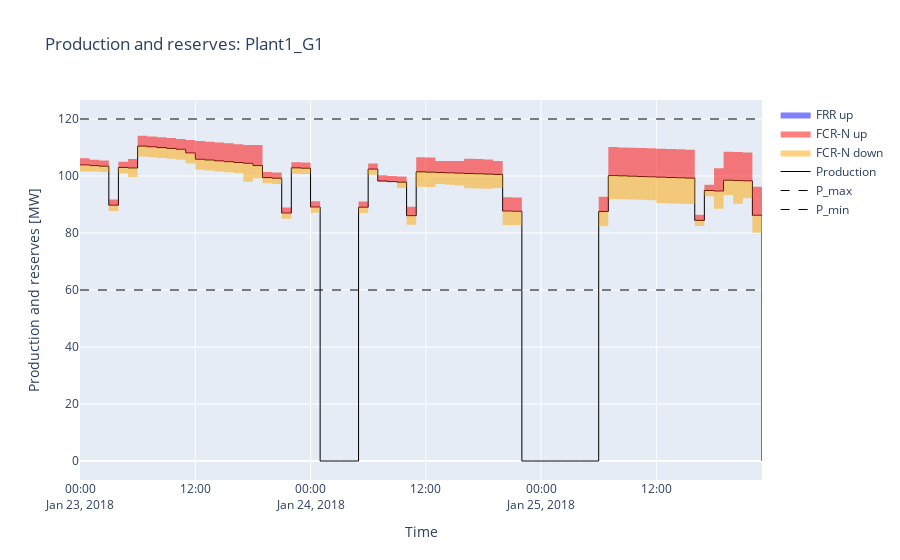
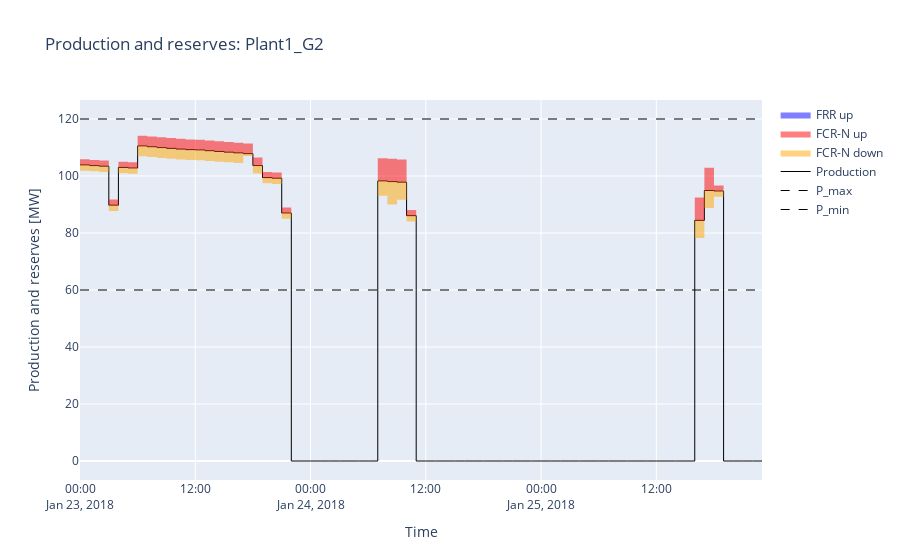
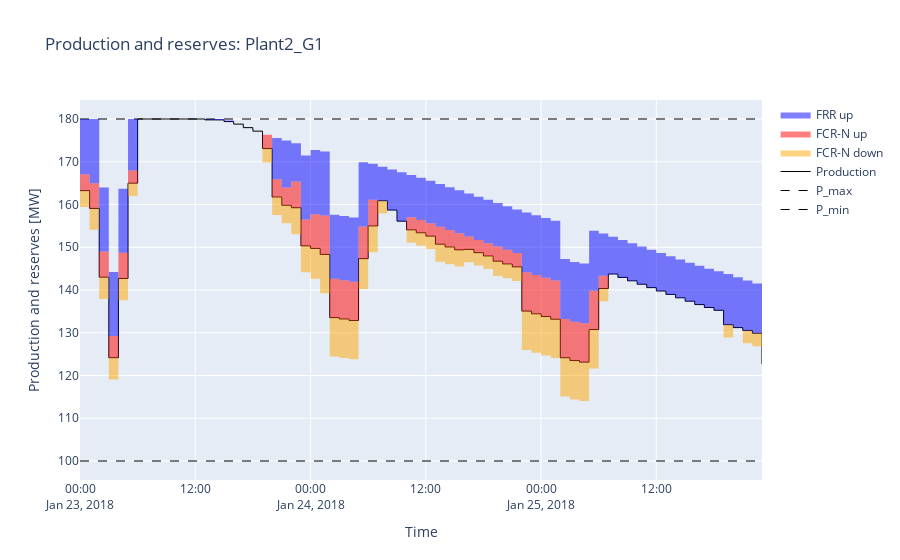

The cell these charts' notebook holds for them, in order:
### Markdown cell above
Note that the FCR-N reserve capacity is not always symmetric since no **fcr_n_equality_flag** on the global_settings object (or equivalent command) has been specified. 

The following plots give a more detailed look at the individual generator production and reserve capacity results:

### Code cell
for gen in shop.model.generator:
    name = gen.get_name()
    p_min = gen.p_min.get()
    p_max = gen.p_max.get()
    prod = gen.production.get()
    frr_up = gen.frr_up_delivery.get()
    fcr_n_up = gen.fcr_n_up_delivery.get()
    fcr_n_down = gen.fcr_n_down_delivery.get()

    t = prod.index
    
    fig = go.Figure(layout={'title':"Production and reserves: "+name,'xaxis_title':"Time",'yaxis_title':"Production and reserves [MW]"})
    
    fig.add_trace(go.Scatter(name="P_min",x=t,y=[p_min]*len(t),line={'color': "black", 'width': 1,'dash':"dash"}))    
    fig.add_trace(go.Scatter(name="P_max",x=t,y=[p_max]*len(t),line={'color': "black", 'width': 1,'dash':"dash"}))    
    fig.add_trace(go.Scatter(name="Production",x=t,y=prod.values,line={'color': "black", 'width': 1},line_shape='hv'))    

    fig.add_trace(go.Scatter(showlegend=False,x=t,y=prod.values-fcr_n_down,line={'color': "black", 'width': 0},line_shape='hv'))    
    fig.add_trace(go.Scatter(name="FCR-N down",x=t, y=prod,fill='tonexty',line={'color': "orange", 'width': 0},line_shape='hv'))
    fig.add_trace(go.Scatter(name="FCR-N up",x=t,y=prod+fcr_n_up, fill='tonexty',line={'color': "red", 'width': 0},line_shape='hv'))    
    fig.add_trace(go.Scatter(name="FRR up",x=t,y=prod+frr_up+fcr_n_up, fill='tonexty',line={'color': "blue", 'width': 0},line_shape='hv'))    
    
    fig.show()
